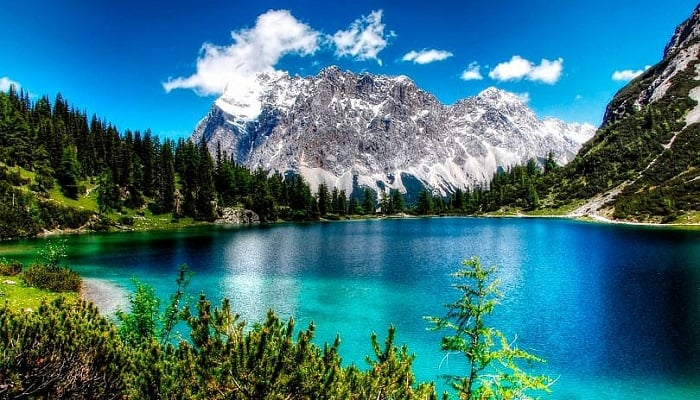
#> input picture assets/image.jpg, 700 x 400 px, found by its file name
$ jupyter execute SuperpixelesEquipo6.ipynb
#> lines starting #> are read from the running program, lines starting #| are printed output that depends on the picture
<a href="https://colab.research.google.com/github/aalr007/VisionComputacional/blob/main/SuperpixelesEquipo6.ipynb" target="_parent"></a>

# <center> ***Visión computacional para imágenes y video*** </center>
## <center> ***Proyecto Final Equipo 6*** </center>
## <center> ***SuperPixeles*** </center>
### Profesor: Gilberto Ochoa Ruiz
### Alumnos:
* Alberto Nieves Cisneros            A01793829
* Aurelio Antonio Lozano Rábago      A01081266
* Héctor Manuel González Villareal   A00178679
* Jessica Lechuga Ramos              A01793512
* Luis Alfredo Negron Naldos         A01793865

#### <p style='text-align: right;'> TBD de Marzo del 2023 </p>

[cell 1]
# import the necessary packages
from skimage.segmentation import slic
from skimage.segmentation import mark_boundaries
from skimage.util import img_as_float
from skimage import io
import matplotlib.pyplot as plt
import argparse

[cell 2]
# load the image and convert it to a floating point data type
image = img_as_float(io.imread("sample_data/image.jpg"))

[cell 3]
# loop over the number of segments
for numSegments in (100, 200, 300):
	# apply SLIC and extract (approximately) the supplied number
	# of segments
	segments = slic(image, n_segments = numSegments, sigma = 64)
	# show the output of SLIC
	fig = plt.figure("Superpixels -- %d segments" % (numSegments))
	ax = fig.add_subplot(1, 1, 1)
	ax.imshow(mark_boundaries(image, segments))
	plt.axis("off")
# show the plots
plt.figure(figsize=(100,300))
plt.show()

#now using Opencv

[cell 4]
import cv2
from cv2 import ximgproc
from google.colab.patches import cv2_imshow
import numpy as np

Linear Spectral Clustering

Class implementing the LSC (Linear Spectral Clustering) superpixels.

Parameters
* image	Image to segment
* region_size	Chooses an average superpixel size measured in pixels
* ratio	Chooses the enforcement of superpixel compactness factor of superpixel

The function initializes a SuperpixelLSC object for the input image. It sets the parameters of superpixel algorithm, which are: region_size and ruler. It preallocate some buffers for future computing iterations over the given image. An example of LSC is ilustrated in the following picture. For enanched results it is recommended for color images to preprocess image with little gaussian blur with a small 3 x 3 kernel and additional conversion into CieLAB color space.

[cell 5]
img = cv2.imread("sample_data/image.jpg")
#img = cv2.cvtColor(img, cv2.COLOR_BGR2RGB)

[cell 6]
print(img.shape)
#| (400, 700, 3)

[cell 7]
region_size = 50  #con esto se calcula el numero de superpixeles: tamaño de la imagen / (region size^2) --> en este caso la imagen es de 700*400/(25*25) = 448 superpixeles
ratio = .5  #con este parametro se ajusta la forma del superpixel, a mas pequeño, mas se ajustara a la forma adecuada (tipo sobre entrenamiento), radio de 1, los pixeles se ven muy cuadrados

[cell 8]
iLSC = cv2.ximgproc.createSuperpixelLSC(img, region_size, ratio)
iLSC.iterate(10)


color_img = np.zeros((img.shape[0], img.shape[1],3), np.uint8)
color_img[:] = (0, 0, 255)


mask_slsc = iLSC.getLabelContourMask() #Get Mask, superpixel edge Mask==1
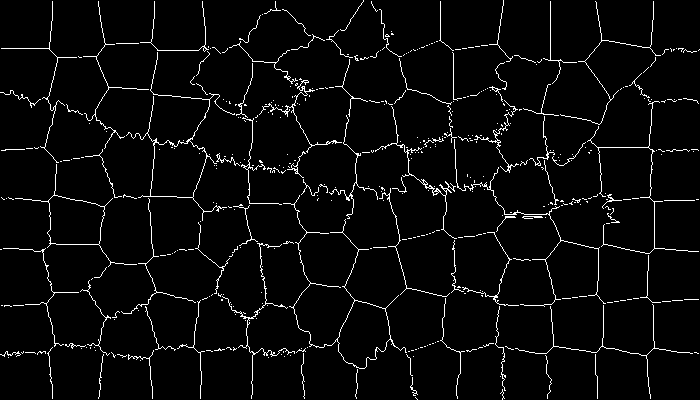
#> mask_slsc: shape (400, 700); 3.9% white in thin lines or dots
label_slsc = iLSC.getLabels() #Get superpixel labels
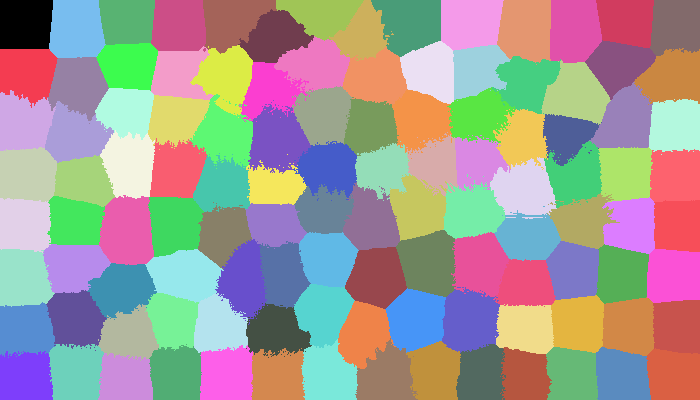
#> label_slsc: shape (400, 700) int32; 112 distinct labels, from 0 to 111; one colour per label, 0 black
number_slsc = iLSC.getNumberOfSuperpixels() #Get the number of superpixels
#> number_slsc = 112
mask_inv_slsc = cv2. bitwise_not(mask_slsc)
#> mask_inv_slsc: shape (400, 700); 96.1% white; black in thin lines or dots
img_slsc = cv2.bitwise_and(img,img,mask = mask_inv_slsc) #Draw superpixel boundaries on the original image
img2 = cv2.bitwise_and(color_img, color_img, mask=mask_slsc)
resultslsc = cv2.add(img_slsc, img2)

[cell 9]
print("labels", label_slsc)
#> (printed output is left out)
print("Number of pixels", number_slsc)
#| Number of pixels 112

[cell 10]
cv2_imshow(resultslsc)
#cv2_imshow(img)

Superpixels Extracted via Energy-Driven Sampling

Parameters
* image_width	Image width.
* image_height	Image height.
* image_channels	Number of channels of the image.
* num_superpixels	Desired number of superpixels. Note that the actual number may be smaller due to restrictions (depending on the image size and num_levels). Use getNumberOfSuperpixels() to get the actual number.
* num_levels	Number of block levels. The more levels, the more accurate is the segmentation, but needs more memory and CPU time.
* prior	enable 3x3 shape smoothing term if >0. A larger value leads to smoother shapes. prior must be in the range [0, 5].
* histogram_bins	Number of histogram bins.
* double_step	If true, iterate each block level twice for higher accuracy.
The function initializes a SuperpixelSEEDS object for the input image. It stores the parameters of the image: image_width, image_height and image_channels. It also sets the parameters of the SEEDS superpixel algorithm, which are: num_superpixels, num_levels, use_prior, histogram_bins and double_step.

The number of levels in num_levels defines the amount of block levels that the algorithm use in the optimization. The initialization is a grid, in which the superpixels are equally distributed through the width and the height of the image. The larger blocks correspond to the superpixel size, and the levels with smaller blocks are formed by dividing the larger blocks into 2 x 2 blocks of pixels, recursively until the smaller block level. An example of initialization of 4 block levels is illustrated in the following figure.

[cell 11]
iSeeds = cv2.ximgproc.createSuperpixelSEEDS(	img.shape[1], img.shape[0], img.shape[2], number_slsc, 15,3,10,False)
iSeeds.iterate(img,10)


color_img = np.zeros((img.shape[0], img.shape[1],3), np.uint8)
color_img[:] = (0, 0, 255)

mask_seeds = iSeeds.getLabelContourMask() #Get Mask, superpixel edge Mask==1
#> mask_seeds: shape (400, 700); 4.9% white in thin lines or dots
label_seeds = iSeeds.getLabels() #Get superpixel labels
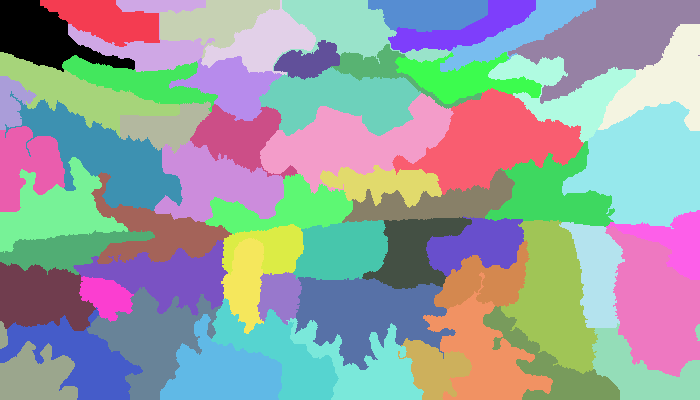
#> label_seeds: shape (400, 700) int32; 60 distinct labels, from 0 to 59; one colour per label, 0 black
number_seeds = iSeeds.getNumberOfSuperpixels() #Get the number of superpixels
#> number_seeds = 60
mask_inv_seeds = cv2. bitwise_not(mask_seeds)
#> mask_inv_seeds: shape (400, 700); 95.1% white; black in thin lines or dots
img_seeds = cv2.bitwise_and(img,img,mask = mask_inv_seeds) #Draw superpixel boundaries on the original image
img2 = cv2.bitwise_and(color_img, color_img, mask=mask_seeds)
resultseeds = cv2.add(img_seeds, img2)

[cell 12]
cv2_imshow(resultseeds)

Simple Linear Iterative Clustering

Initialize a SuperpixelSLIC object.

Parameters
* image	Image to segment
* algorithm	Chooses the algorithm variant to use: SLIC segments image using a desired region_size, and in addition SLICO will optimize using adaptive compactness factor, while MSLIC will optimize using manifold methods resulting in more content-sensitive superpixels.
* region_size	Chooses an average superpixel size measured in pixels
* ruler	Chooses the enforcement of superpixel smoothness factor of superpixel

The function initializes a SuperpixelSLIC object for the input image. It sets the parameters of choosed superpixel algorithm, which are: region_size and ruler. It preallocate some buffers for future computing iterations over the given image. For enanched results it is recommended for color images to preprocess image with little gaussian blur using a small 3 x 3 kernel and additional conversion into CieLAB color space. An example of SLIC versus SLICO and MSLIC is ilustrated in the following picture.

[cell 13]
#img = input image, Algorithm (SLIC), REgion Size = S in Pixels, Ruler =enforcemet of superpixel smoothness (que tan cuadradiculado)
islic = cv2.ximgproc.createSuperpixelSLIC(img,	algorithm = cv2.ximgproc.SLIC,region_size=25,ruler=1024)
islic.iterate(10) #Number of iterations, the bigger the better the effect

color_img = np.zeros((img.shape[0], img.shape[1],3), np.uint8)
color_img[:] = (0, 0, 255)

mask_slic = islic.getLabelContourMask() #Get Mask, superpixel edge Mask==1
#> mask_slic: shape (400, 700); 7.1% white in thin lines or dots
label_slic = islic.getLabels() #Get superpixel label
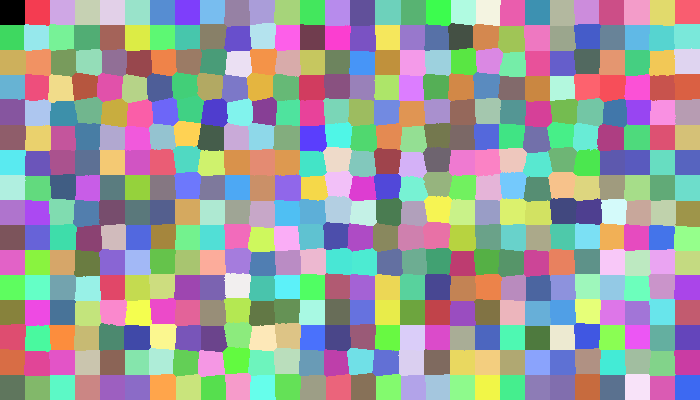
#> label_slic: shape (400, 700) int32; 448 distinct labels, from 0 to 447; one colour per label, 0 black
number_slic = islic.getNumberOfSuperpixels() #Get the number of superpixels
#> number_slic = 448
mask_inv_slic = cv2. bitwise_not(mask_slic)
#> mask_inv_slic: shape (400, 700); 92.9% white; black in thin lines or dots
img_slic = cv2.bitwise_and(img,img,mask = mask_inv_slic) #Draw superpixel boundaries on the original image

img2 = cv2.bitwise_and(color_img, color_img, mask=mask_slic)
resultslic = cv2.add(img_slic, img2)

[cell 14]
cv2_imshow(resultslic)
print(number_slic)
#| 448

[cell 15]
titles = ['SLIC', 'SLICO','MSLIC']
SlicAlgorthm=[cv2.ximgproc.SLIC,cv2.ximgproc.SLICO,cv2.ximgproc.MSLIC]
SlicImages=[]


color_img = np.zeros((img.shape[0], img.shape[1],3), np.uint8)
color_img[:] = (0, 0, 255)

i=0
for i in range(3):
  islic = cv2.ximgproc.createSuperpixelSLIC(img,	algorithm = SlicAlgorthm[i],region_size=60,ruler=100.0)
  islic.iterate(10) #Number of iterations, the bigger the better the effect
  mask_slic = islic.getLabelContourMask() #Get Mask, superpixel edge Mask==1
  label_slic = islic.getLabels() #Get superpixel labels
  number_slic = islic.getNumberOfSuperpixels() #Get the number of superpixels
  mask_inv_slic = cv2. bitwise_not(mask_slic)
  img_slic = cv2.bitwise_and(img,img,mask = mask_inv_slic) #Draw superpixel boundaries on the original image
  img2 = cv2.bitwise_and(color_img, color_img, mask=mask_slic)
  resultslic = cv2.add(img_slic, img2)


  SlicImages.append(resultslic)
#> this loop made 3 passes
#> number_slic on passes 1 to 3: 84, 81, 436
#> pass 1, `label_slic = islic.getLabels()`:
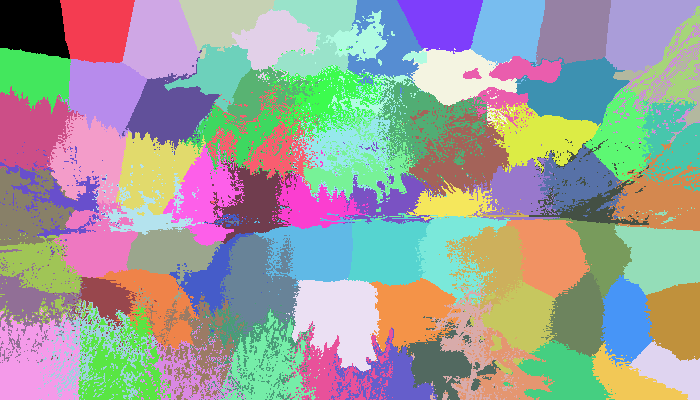
#> label_slic: shape (400, 700) int32; 84 distinct labels, from 0 to 83; one colour per label, 0 black
#> after the loop:
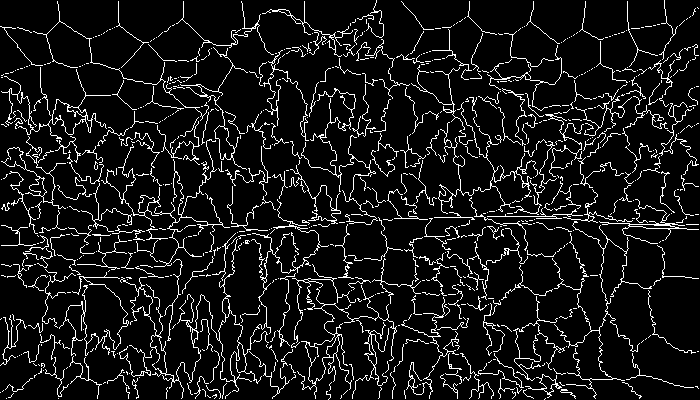
#> mask_slic: shape (400, 700); 9% white in thin lines or dots
#> after the loop, SlicImages = 3 items


#original plot size was too small, following code is to have a bigger image
f = plt.figure()
f.set_figwidth(40)
f.set_figheight(30)
i=0

for i in range(3):
    SlicImages[i] = cv2.cvtColor(SlicImages[i], cv2.COLOR_BGR2RGB)
    plt.subplot(2,5,i+1),plt.imshow(SlicImages[i])
    plt.title(titles[i])
    plt.xticks([]),plt.yticks([])
plt.show()

Ejercicio con una imagen de color solido

[cell 16]
img = cv2.imread("sample_data/solid.png")
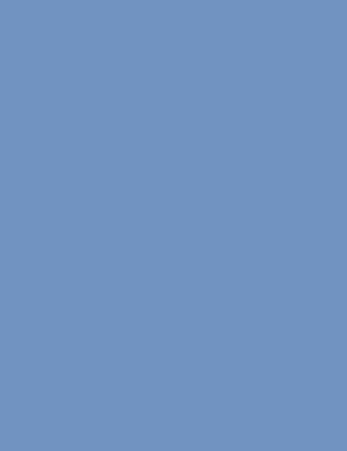
#> input picture data/solid.png, 347 x 451 px, found by its file name
#> img is the input picture: shape (451, 347, 3); mean B, G, R 190, 146, 112
titles = ['SLIC', 'SLICO','MSLIC']
SlicAlgorthm=[cv2.ximgproc.SLIC,cv2.ximgproc.SLICO,cv2.ximgproc.MSLIC]
SlicImages=[]


color_img = np.zeros((img.shape[0], img.shape[1],3), np.uint8)
color_img[:] = (0, 0, 255)

i=0
for i in range(3):
  islic = cv2.ximgproc.createSuperpixelSLIC(img,	algorithm = SlicAlgorthm[i],region_size=20,ruler=1)
  islic.iterate(10) #Number of iterations, the bigger the better the effect
  mask_slic = islic.getLabelContourMask() #Get Mask, superpixel edge Mask==1
  label_slic = islic.getLabels() #Get superpixel labels
  number_slic = islic.getNumberOfSuperpixels() #Get the number of superpixels
  mask_inv_slic = cv2. bitwise_not(mask_slic)
  img_slic = cv2.bitwise_and(img,img,mask = mask_inv_slic) #Draw superpixel boundaries on the original image
  img2 = cv2.bitwise_and(color_img, color_img, mask=mask_slic)
  resultslic = cv2.add(img_slic, img2)


  SlicImages.append(resultslic)
#> this loop made 3 passes
#> number_slic on passes 1 to 3: 391, 391, 150
#> pass 1, `label_slic = islic.getLabels()`:
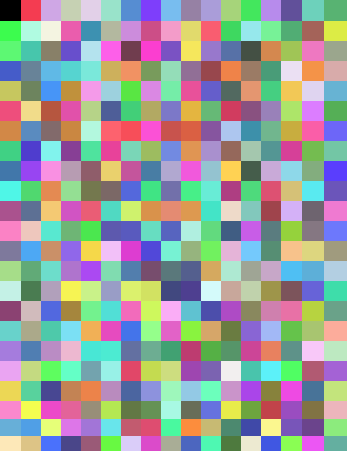
#> label_slic: shape (451, 347) int32; 391 distinct labels, from 0 to 390; one colour per label, 0 black
#> after the loop: mask_slic: shape (451, 347); 4.9% white in thin lines or dots


#original plot size was too small, following code is to have a bigger image
f = plt.figure()
f.set_figwidth(40)
f.set_figheight(30)
i=0

for i in range(3):
    SlicImages[i] = cv2.cvtColor(SlicImages[i], cv2.COLOR_BGR2RGB)
    plt.subplot(2,5,i+1),plt.imshow(SlicImages[i])
    plt.title(titles[i])
    plt.xticks([]),plt.yticks([])
plt.show()

#K-Means

[cell 17]
img = cv2.imread("sample_data/image.jpg")
#img = cv2.cvtColor(img, cv2.COLOR_BGR2RGB)

[cell 18]
# Reshaping the image into a 2D array of pixels and 3 color values (RGB)
pixel_vals = img.reshape((-1,3))
 # Convert to float type
pixel_vals = np.float32(pixel_vals)

[cell 19]
#the below line of code defines the criteria for the algorithm to stop running,
#cv.TERM_CRITERIA_EPS - stop the algorithm iteration if specified accuracy, epsilon, is reached.
#cv.TERM_CRITERIA_MAX_ITER - stop the algorithm after the specified number of iterations, max_iter.
#which will happen is 100 iterations are run or the epsilon (which is the required accuracy)
#becomes 85%
criteria = (cv2.TERM_CRITERIA_EPS + cv2.TERM_CRITERIA_MAX_ITER, 100, 0.85)

# then perform k-means clustering with number of clusters defined as 3
#also random centres are initially choosed for k-means clustering
k = 5
retval, labels, centers = cv2.kmeans(pixel_vals, k, None, criteria, 10, cv2.KMEANS_RANDOM_CENTERS)
#> retval = 626520814.6; centers = [[23.91, 39.54, 24.82], [211.9, 207.7, 190.6], [155, 98.35, 8.81], [210.5, 160.2, 15.48], [94.71, 128.8, 110.7]]

# convert data into 8-bit values
centers = np.uint8(centers)
#> centers = [[23, 39, 24], [211, 207, 190], [155, 98, 8], [210, 160, 15], [94, 128, 110]]
segmented_data = centers[labels.flatten()]

# reshape data into the original image dimensions
segmented_image = segmented_data.reshape((img.shape))
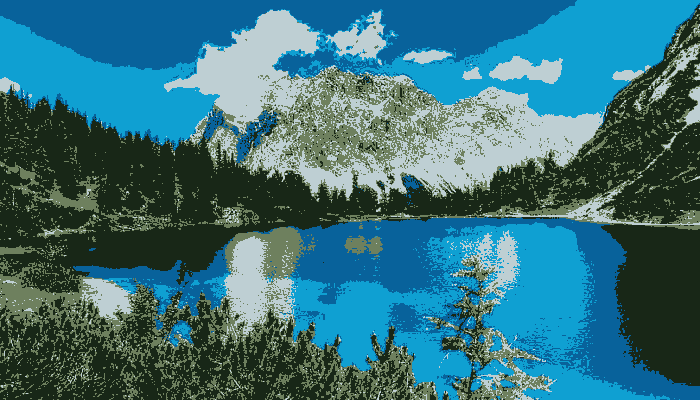
#> segmented_image: shape (400, 700, 3); mean B, G, R 123.6, 112.4, 55.9

cv2_imshow(segmented_image)

[cell 20]
from sklearn.cluster import KMeans
from sklearn.metrics import pairwise_distances_argmin_min

[cell 21]
Nc = range(1, 10)
kmeans = [KMeans(n_clusters=i,n_init="auto") for i in Nc]
kmeans
score = [kmeans[i].fit(pixel_vals).score(pixel_vals) for i in range(len(kmeans))]
#> score = [-4.46e+09, -2.16e+09, -1.11e+09, -791436480, -626451584, -505702240, -445533856, -397725824, -360907904]
score
plt.plot(Nc,score)
plt.xlabel('Number of Clusters')
plt.ylabel('Score')
plt.title('Elbow Curve')
plt.show()
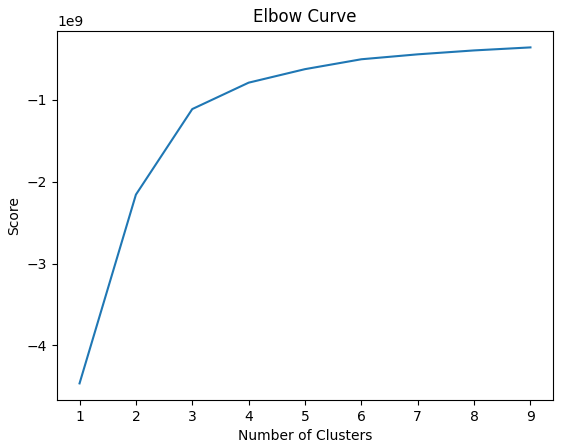
#> figure drawn by matplotlib, 1 panel
